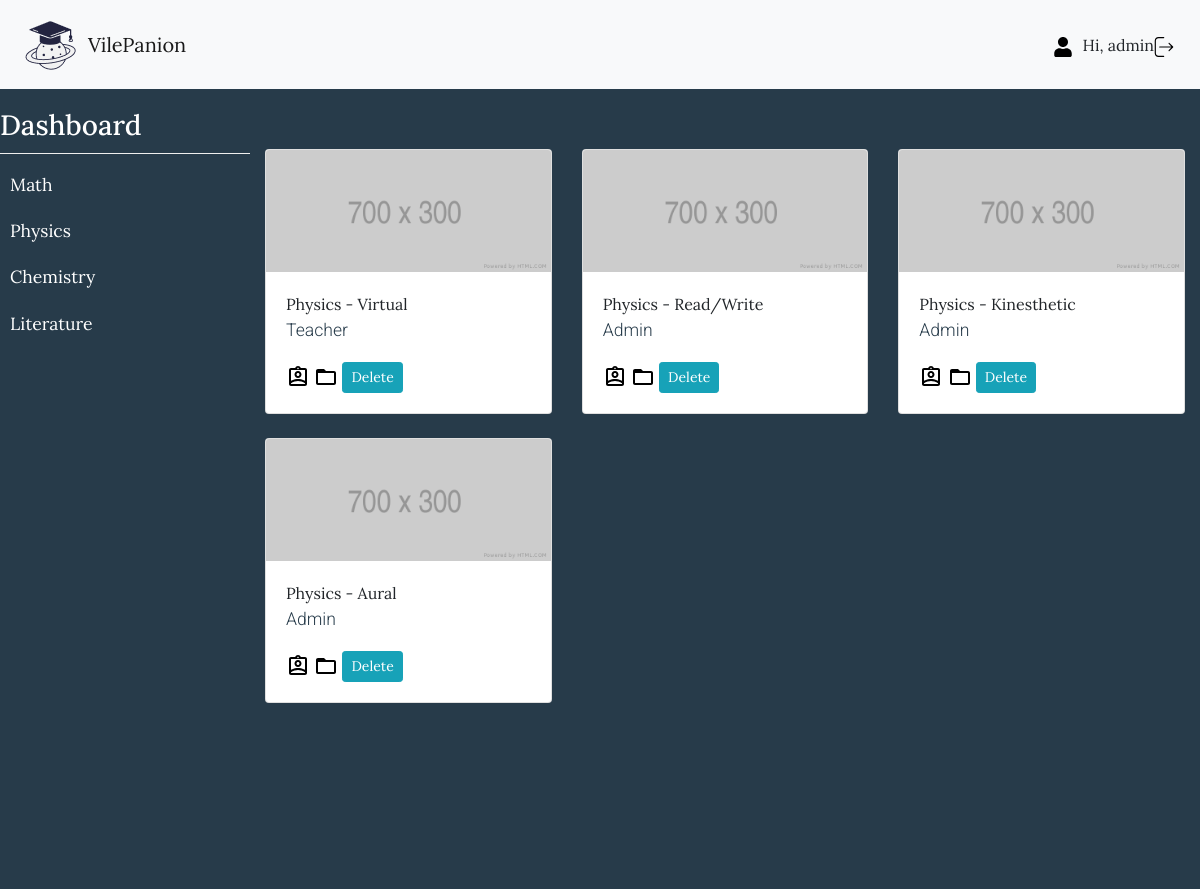
Screenshot of /material.php?subjectid=1 (signed in) with the database file from the repository.
### tables this page shows
CREATE TABLE `subjects` (
  `subjectid` int(11) NOT NULL,
  `subjectname` varchar(250) NOT NULL
);

CREATE TABLE `material` (
  `subjectid` int(11) NOT NULL,
  `materialid` text DEFAULT NULL,
  `materialtype` varchar(250) DEFAULT NULL,
  `authorid` int(11) NOT NULL,
  `content` varchar(250) DEFAULT NULL
);

CREATE TABLE `account` (
  `accountid` int(11) NOT NULL,
  `username` varchar(250) DEFAULT NULL,
  `pwd` varchar(250) DEFAULT NULL,
  `name` varchar(250) DEFAULT NULL,
  `email` varchar(250) DEFAULT NULL,
  `avatar` varchar(250) DEFAULT NULL,
  `activated` int(5) DEFAULT 0
);

### material.php (the view, shortened to what this page needs)
<?php
    require("connection.php");
    $hidden = '';
    if ($_SESSION["activecode"] == 2){
            $hidden = 'hidden';
        } else {
            $hidden = '';
        }
    ?>
<!DOCTYPE html>
<html lang="en">
<head>
    <link rel="stylesheet" href="https://maxcdn.bootstrapcdn.com/bootstrap/4.5.2/css/bootstrap.min.css">
    <link rel="stylesheet" href="path/to/font-awesome/css/font-awesome.min.css">
    <link rel="stylesheet" href="./css/style.css">
</head>
<body>
<nav class="navbar navbar-expand-lg navbar-light bg-light">
    <img src="./img/logo.png">
    <a class="navbar-brand" href="dashboard.php">VilePanion</a>
    <div class="collapse navbar-collapse" id="collapsibleNavbar">
        <ul class="navbar-nav ml-auto">
            <li class="nav-item active">
                <li><img src="./img/user.svg" alt="" class="icon"> </li>
                <li class="ml-auto"> Hi, <?php echo $_SESSION['user']; ?></li>
            </li>
            <li class="nav-item active">
                <a href="logout.php">
                    <img src="./img/logout.svg" alt="" class="icon">
                </a>
            </li>
        </ul>
    </div>
</nav>
<div class="wrapper">
    <nav id="sidebar">
        <ul class="list-unstyled components">
            <h3>Dashboard</h3>
            <?php
                $sql_list = "SELECT * FROM subjects";
                $result_list = mysqli_query($conn,$sql_list);
                while ($row_list = $result_list -> fetch_assoc()){
                    $subjectid = $row_list["subjectid"];
                    $subjectname = $row_list["subjectname"];
            ?>
                <li>
                    <a href="material.php?subjectid=<?php echo $subjectid?>"><?php echo $subjectname?></a>
                </li>
            <?php } ?>
        </ul>
    </nav>
    <div class="container" style="margin-top: 60px">
        <div class="row">
            <?php
                require("connection.php");
                $subjectid = $_GET["subjectid"];
                $sql_list = "SELECT * FROM material WHERE subjectid = '$subjectid'";
                $result_list = mysqli_query($conn,$sql_list);
                while ($row_list = $result_list -> fetch_assoc())
                {
                    $materialid = $row_list["materialid"];
                    $materialtype = $row_list["materialtype"];
                    $content = $row_list["content"];
                    $authorid = $row_list["authorid"];
                    $sql_accountid1 = "SELECT name FROM account WHERE accountid = '$authorid'";
                    $result3 = mysqli_query($conn,$sql_accountid1);
                    $row3 = $result3->fetch_assoc();
                    $authorname = $row3["name"];
                    $sql_subjectname = "SELECT subjectname FROM subjects WHERE subjectid = '$subjectid'";
                    $result4 = mysqli_query($conn,$sql_subjectname);
                    $row4 = $result4->fetch_assoc();
                    $subjectname = $row4["subjectname"];
            ?>
                <div class="col-lg-4 col-md-6 mb-4">
                    <div class="card">
                        <img src="<?php echo $content ?>" class="card-img-top" alt="...">
                        <div class="card-body">
                            <a href="detail_material.php?subjectid=<?php echo $subjectid ?>&materialid=<?php echo $materialid?>"><?php echo $subjectname. " - " . $materialtype ?></a>
                            <p class="card-text"><?php echo $authorname ?></p>
                            <span jsslot="" class="XuQwKc"><span class="GmuOkf"></span></span>
                            <span jsslot="" class="XuQwKc"><span class="GmuOkf"><svg focusable="false" width="24" height="24" viewBox="0 0 24 24" class=" NMm5M"><path d="M20 6h-8l-2-2H4c-1.1 0-1.99.9-1.99 2L2 18c0 1.1.9 2 2 2h16c1.1 0 2-.9 2-2V8c0-1.1-.9-2-2-2zm0 12H4V8h16v10z"></path></svg></span></span>
            <?php
                if ($_SESSION["activecode"] == 0){
            ?>
                            <a href="delete_material.php?materialid=<?php echo $materialid ?>" class="btn btn-info btn-sm">Delete</a>
                <?php } else if (($_SESSION["activecode"] != 0)) {
                ?>
                            <a href="delete_material.php?materialid=<?php echo $materialid ?>" class="btn btn-info btn-sm" <?php echo $hidden ?>>Delete</a>
                    <?php } ?>
                        </div>
                    </div>
                </div>
            <?php } ?>
        </div>
    </div>
</div>
</body>
</html>

### css/style.css (style rules this page uses)
body { font-family: 'Lora', sans-serif; background: #273B4A; }
p { font-family: 'Roboto', sans-serif; font-size: 1.1em; font-weight: 300; line-height: 1.7em; color: #273B4A; }
a, a:hover, a:focus { color: inherit; text-decoration: none; transition: all 0.3s; }
#sidebar { background: #273B4A; color: #fff; transition: all 0.3s; }
#sidebar ul.components { padding: 20px 0; border-bottom: 1px solid #273B4A; }
#sidebar ul li a { padding: 10px; font-size: 1.1em; display: block; }
.wrapper { display: flex; align-items: stretch; }
#sidebar { min-width: 250px; max-width: 250px; min-height: 100vh; }
h3 { border: 0 solid #efefef; border-bottom-width: 1px; padding-bottom: 10px; }
.icon { width: 20px; height: 20px; margin: 0 10px 0 0; }

### rows the page displays
subjects: subjectname "Math"
subjects: subjectname "Physics"
subjects: subjectname "Chemistry"
subjects: subjectname "Literature"
material: content (placeholder picture), subjectid.subjectname "Physics", materialtype "Virtual", authorid.name "Teacher"
material: content (placeholder picture), subjectid.subjectname "Physics", materialtype "Read/Write", authorid.name "Admin"
material: content (placeholder picture), subjectid.subjectname "Physics", materialtype "Kinesthetic", authorid.name "Admin"
material: content (placeholder picture), subjectid.subjectname "Physics", materialtype "Aural", authorid.name "Admin"

### other values shown
$_SESSION['user'] "admin"
